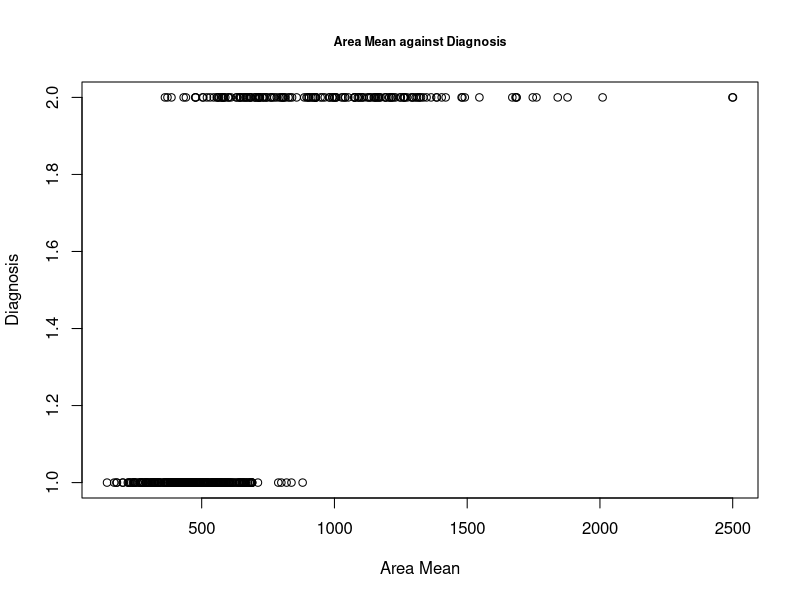
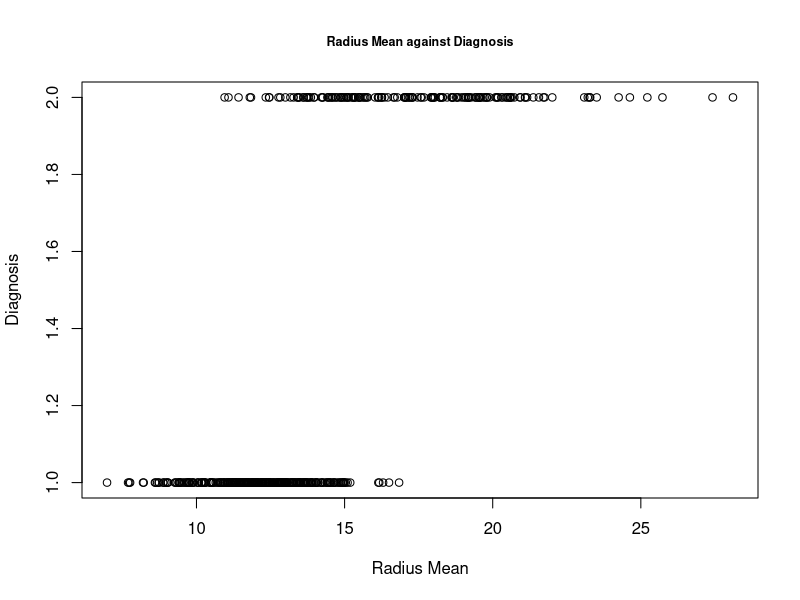
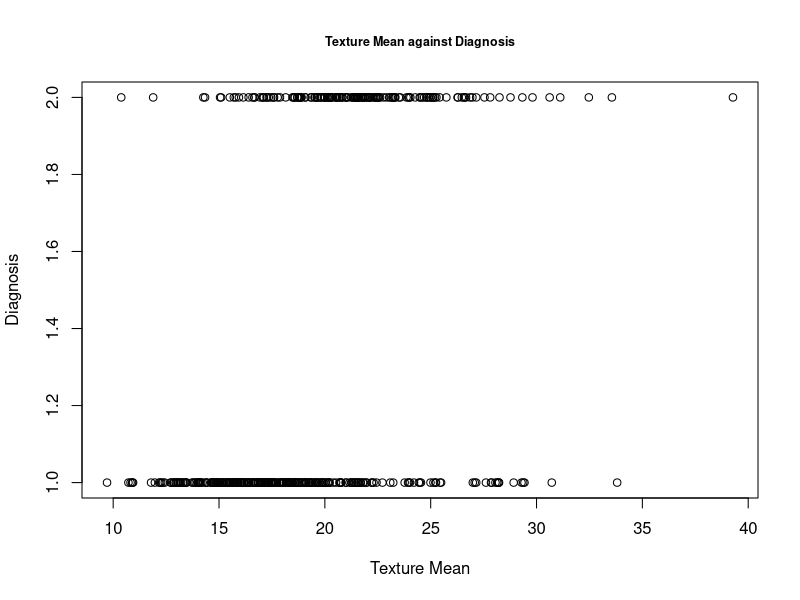
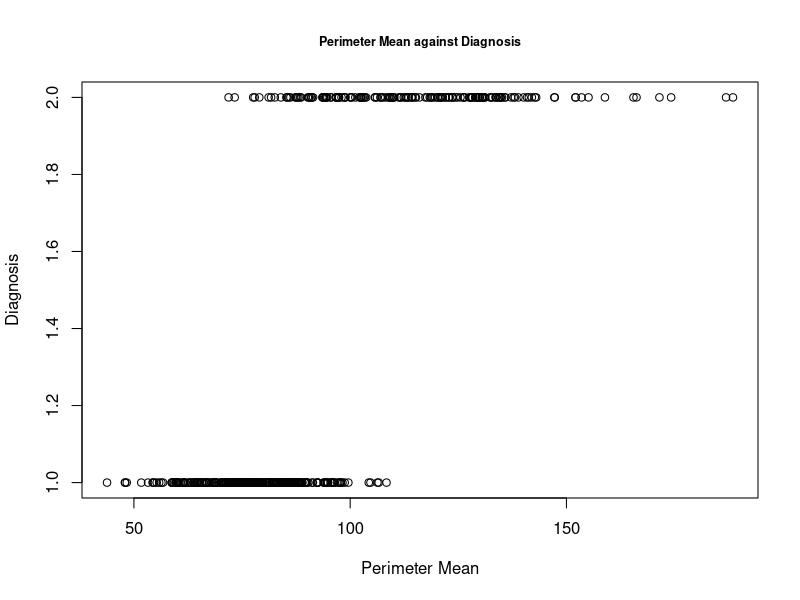
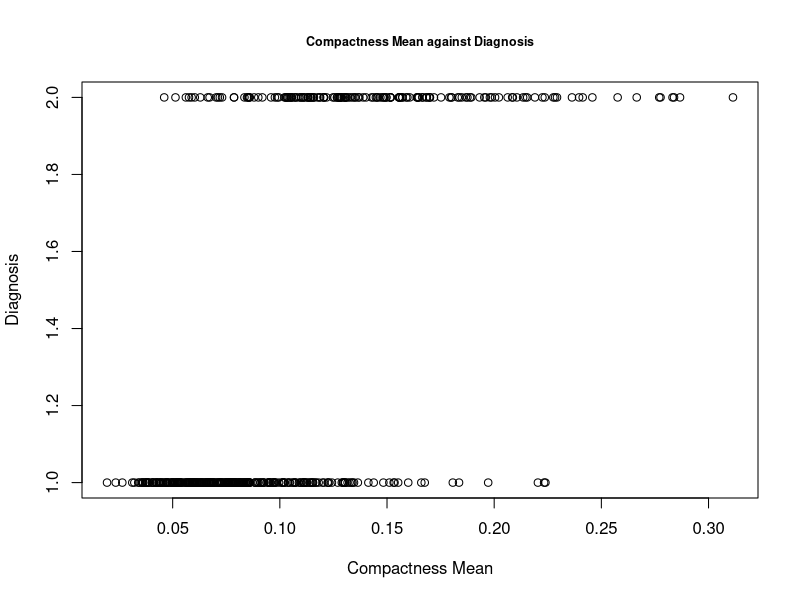
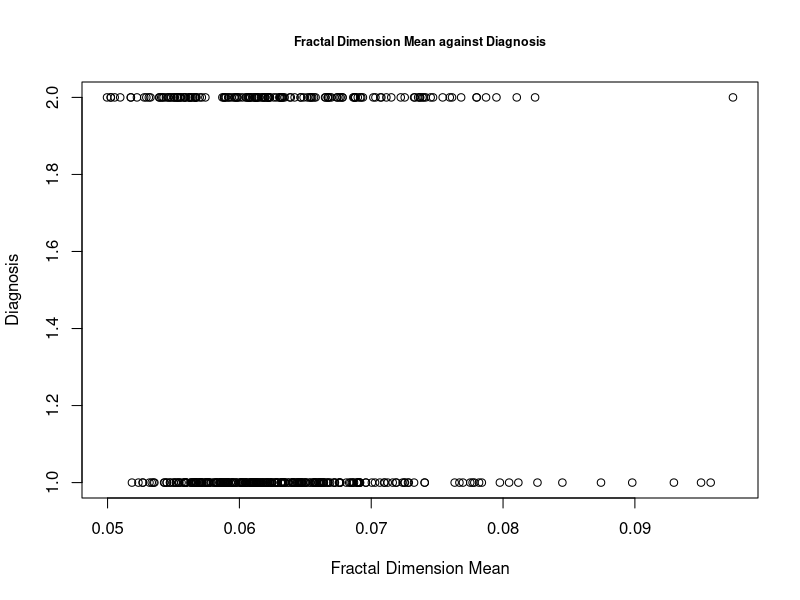
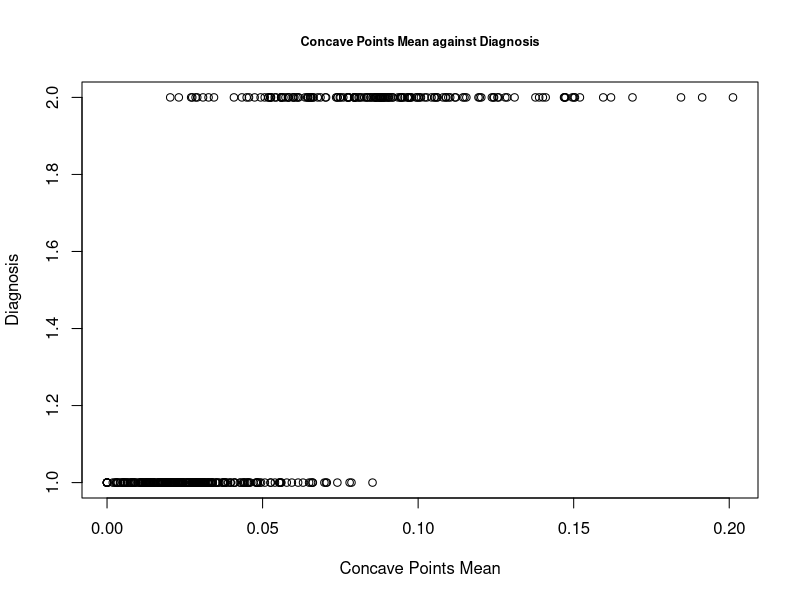
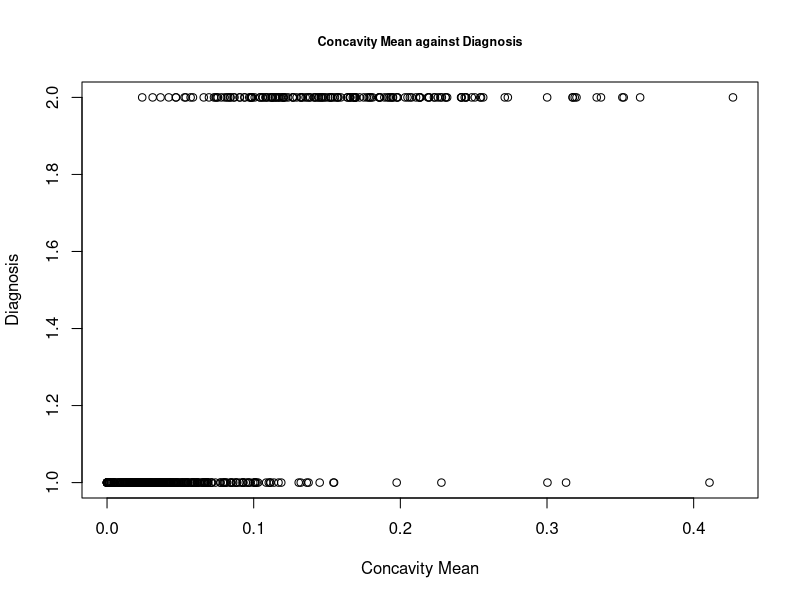

These figures' R source, in order:
## ---- chunk 1
# Loads all necessary libraries.
library(ggplot2)
library(dplyr)
library(corrplot)
## ---- chunk 2
# Read in the data file and make diagnosis a factor variable.
breastcancer <- read.csv("breastcancer.csv")
breastcancer$diagnosis <-  ifelse(breastcancer$diagnosis == "M", 1, 0)
breastcancer$diagnosis <- as.factor(breastcancer$diagnosis)

# Print the summaries for all variable means
summaries <- as.data.frame(apply(breastcancer[3:12], 2, summary))
round(summaries, digits = 2)
## ---- chunk 3
# First look at the scatter plots of the means.
area_plot = plot(breastcancer$area_mean, breastcancer$diagnosis, xlab="Area Mean", ylab = "Diagnosis", main = "Area Mean against Diagnosis", cex.main = 0.75)

radius_plot = plot(breastcancer$radius_mean, breastcancer$diagnosis, xlab="Radius Mean", ylab = "Diagnosis", main = "Radius Mean against Diagnosis", cex.main = 0.75)

texture_plot = plot(breastcancer$texture_mean, breastcancer$diagnosis, xlab="Texture Mean", ylab = "Diagnosis", main = "Texture Mean against Diagnosis", cex.main = 0.75)

permieter_plot = plot(breastcancer$perimeter_mean, breastcancer$diagnosis, xlab="Perimeter Mean", ylab = "Diagnosis", main = "Perimeter Mean against Diagnosis", cex.main = 0.75)

compact_plot = plot(breastcancer$compactness_mean, breastcancer$diagnosis, xlab="Compactness Mean", ylab = "Diagnosis", main = "Compactness Mean against Diagnosis", cex.main = 0.75)

fractal_plot = plot(breastcancer$fractal_dimension_mean, breastcancer$diagnosis, xlab="Fractal Dimension Mean", ylab = "Diagnosis", main = "Fractal Dimension Mean against Diagnosis", cex.main = 0.75)

concave_point_plot = plot(breastcancer$concave.points_mean, breastcancer$diagnosis, xlab="Concave Points Mean", ylab = "Diagnosis", main = "Concave Points Mean against Diagnosis", cex.main = 0.75)

concavity_plot = plot(breastcancer$concavity_mean, breastcancer$diagnosis, xlab="Concavity Mean", ylab = "Diagnosis", main = "Concavity Mean against Diagnosis", cex.main = 0.75)

symmetry_plot = plot(breastcancer$symmetry_mean, breastcancer$diagnosis, xlab="Symmetry Mean", ylab = "Diagnosis", main = "Symmetry Mean against Diagnosis", cex.main = 0.75)

smooth_plot = plot(breastcancer$smoothness_mean, breastcancer$diagnosis, xlab="Smoothness Mean", ylab = "Diagnosis", main = "Smoothness Mean against Diagnosis", cex.main = 0.75)
## ---- chunk 4
# Display the side-by-side boxplot for malignant and benign cancer samples.
breastcancer %>% ggplot(aes(log(area_mean), diagnosis)) + 
  geom_boxplot() + 
  xlab("Log Area Mean") +
  ylab("Diagnosis") +
  ggtitle("Log Area Mean by Diagnosis") +
  theme(plot.title = element_text(size = 10))

breastcancer %>% ggplot(aes(log(radius_mean), diagnosis)) +
  geom_boxplot() + 
  xlab("Log Radius Mean") +
  ylab("Diagnosis") +
  ggtitle("Log Radius Mean by Diagnosis") +
  theme(plot.title = element_text(size = 10))

breastcancer %>% ggplot(aes(log(texture_mean), diagnosis)) +
  geom_boxplot() + 
  xlab("Log Texture Mean") +
  ylab("Diagnosis") +
  ggtitle("Log Texture Mean by Diagnosis") +
  theme(plot.title = element_text(size = 10))

breastcancer %>% ggplot(aes(log(perimeter_mean), diagnosis)) + 
  geom_boxplot() + 
  xlab("Log Perimeter Mean") +
  ylab("Diagnosis") +
  ggtitle("Log Perimeter Mean by Diagnosis") +
  theme(plot.title = element_text(size = 10))

breastcancer %>% ggplot(aes(log(compactness_mean), diagnosis)) + 
  geom_boxplot() + 
  xlab("Log Compactness Mean") +
  ylab("Diagnosis") +
  ggtitle("Log Compactness Mean by Diagnosis") +
  theme(plot.title = element_text(size = 10))

breastcancer %>% ggplot(aes(1/(fractal_dimension_mean), diagnosis)) + 
  geom_boxplot() + 
  xlab("Reciprical of Fractal Dimension Mean") +
  ylab("Diagnosis") +
  ggtitle("Reciprical Fractal Dimension Mean by Diagnosis") +
  theme(plot.title = element_text(size = 7))

breastcancer %>% ggplot(aes(sqrt(concave.points_mean), diagnosis)) + 
  geom_boxplot() + 
  xlab("Square Root Concavity Points Mean") +
  ylab("Diagnosis") +
  ggtitle("Square Root Concave Points Mean by Diagnosis") +
  theme(plot.title = element_text(size = 7))

breastcancer %>% ggplot(aes((concavity_mean)^(1/3), diagnosis)) +
  geom_boxplot() + 
  xlab("Cube Root Concavity Mean") +
  ylab("Diagnosis") +
  ggtitle("Cube Root Concavity Mean by Diagnosis") +
  theme(plot.title = element_text(size = 10))

breastcancer %>% ggplot(aes(log(symmetry_mean), diagnosis)) + 
  geom_boxplot() + 
  xlab("Log Symmetry Mean") +
  ylab("Diagnosis") +
  ggtitle("Log Symmetry Mean by Diagnosis") +
  theme(plot.title = element_text(size = 10))

breastcancer %>% ggplot(aes(smoothness_mean, diagnosis)) + 
  geom_boxplot() + 
  xlab("Smoothness Mean") +
  ylab("Diagnosis") +
  ggtitle("Smoothness Mean by Diagnosis") +
  theme(plot.title = element_text(size = 10))

# Modify the data frame with all the transformations.
breastcancer <- breastcancer %>% mutate(area_mean = log(area_mean), radius_mean = log(radius_mean), texture_mean = log(texture_mean), perimeter_mean = log(perimeter_mean), compactness_mean = log(compactness_mean), fractal_dimension_mean = 1/(fractal_dimension_mean), concave.points_mean = sqrt(concave.points_mean), concavity_mean = (concavity_mean)^(1/3), symmetry_mean = log(symmetry_mean))
## ---- chunk 5
# Create correlations for the predictor variables.
breastcancer_corr <- cor(breastcancer[3:12], use = "complete.obs")

breastcancer_corr_se <- cor(breastcancer[13:22], use = "complete.obs")

breastcancer_corr_worst <- cor(breastcancer[23:32], use = "complete.obs")

# Create a correlation plot for the predictor variables.
corrplot(breastcancer_corr, type = "upper", tl.cex = 0.5)
corrplot(breastcancer_corr_se, type = "upper", tl.cex = 0.5)
corrplot(breastcancer_corr_worst, type = "upper", tl.cex = 0.5)
## ---- chunk 6
#creating data frame with only variables of interest
breastcancer1 = breastcancer[,-c(1,13:32)]
#Partitioning the data into training and validation sets
library(caret)
set.seed(12)
train.index = createDataPartition(breastcancer1$diagnosis, p = 0.75,
                                  list = FALSE,
                                  times = 1)
train.df = breastcancer1[train.index,]
valid.df = breastcancer1[-train.index,]

#builiding model with all predictors
modALL = glm(diagnosis ~ ., family = binomial, data = breastcancer1)
summary(modALL)

#back step
back.elim = step(modALL, direction = "backward", trace = 0)
summary(back.elim)

#forward step
forward.elim = step(modALL, direction = "forward", trace = 0)
summary(forward.elim)

